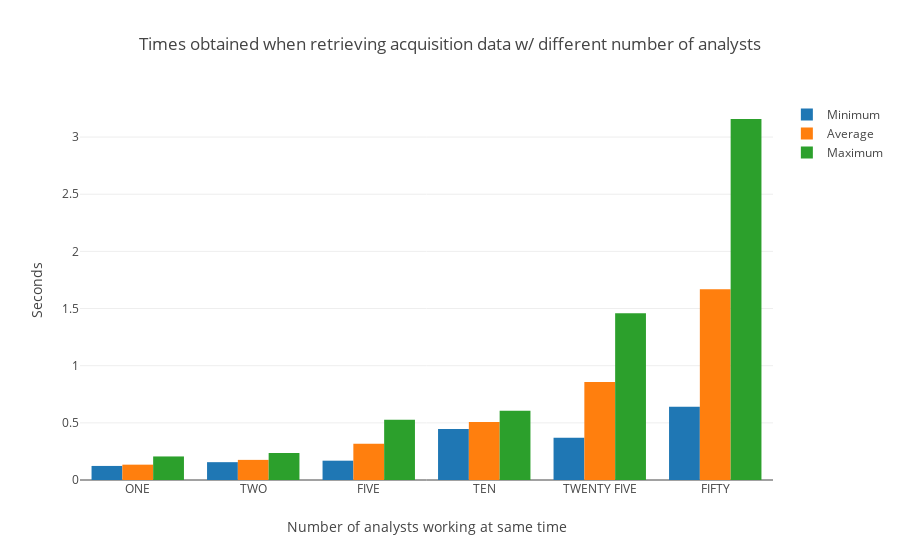

The code cell stored with this chart in its notebook:
### Markdown cell above
#### Get acquisition times (minimum, average & maximum)

### Code cell
trace1 = go.Bar(
    x=num_analysts,
    y=min_get_acq,
    name='Minimum'
)
trace2 = go.Bar(
    x=num_analysts,
    y=avg_get_acq,
    name='Average'
)
trace3 = go.Bar(
    x=num_analysts,
    y=max_get_acq,
    name='Maximum'
)
data = [trace1, trace2, trace3]
layout = go.Layout(
    barmode='group',
    title='Times obtained when retrieving acquisition data w/ different number of analysts',
    xaxis=dict(title=dict(text="Number of analysts working at same time")),
    yaxis=dict(title=dict(text="Seconds"))
)

fig = go.Figure(data=data, layout=layout)
plotly.offline.iplot(fig, filename='grouped-bar')

### Figure 1 — Plotly figure (JSON) as saved in the notebook; plotly's stock layout.template omitted (floating-point values rounded to 4 significant figures)
{"data": [{"name": "Minimum", "type": "bar", "uid": "e6ee5f93-f0a9-4ba3-83be-eb5dc8dedb9a", "x": ["ONE", "TWO", "FIVE", "TEN", "TWENTY FIVE", "FIFTY"], "y": [0.123, 0.156, 0.169, 0.447, 0.37, 0.64]}, {"name": "Average", "type": "bar", "uid": "05a790ad-d191-4a5d-b282-eeaa01d65f2f", "x": ["ONE", "TWO", "FIVE", "TEN", "TWENTY FIVE", "FIFTY"], "y": [0.1342, 0.176, 0.3177, 0.5068, 0.8566, 1.67]}, {"name": "Maximum", "type": "bar", "uid": "9a6e05cc-921d-4e3f-9039-3921639fffea", "x": ["ONE", "TWO", "FIVE", "TEN", "TWENTY FIVE", "FIFTY"], "y": [0.206, 0.236, 0.526, 0.606, 1.459, 3.158]}], "layout": {"barmode": "group", "title": {"text": "Times obtained when retrieving acquisition data w/ different number of analysts"}, "xaxis": {"title": {"text": "Number of analysts working at same time"}}, "yaxis": {"title": {"text": "Seconds"}}}}
